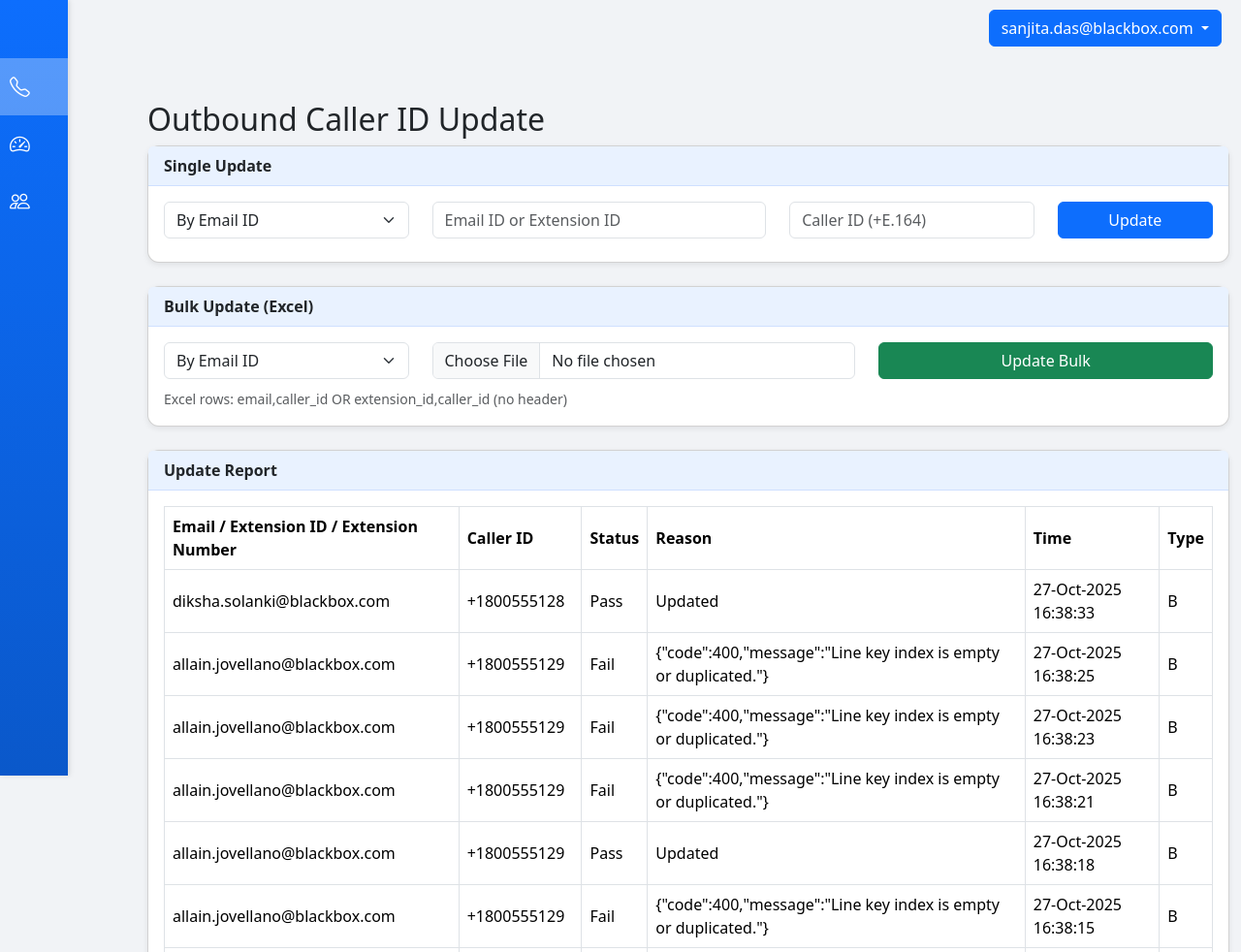
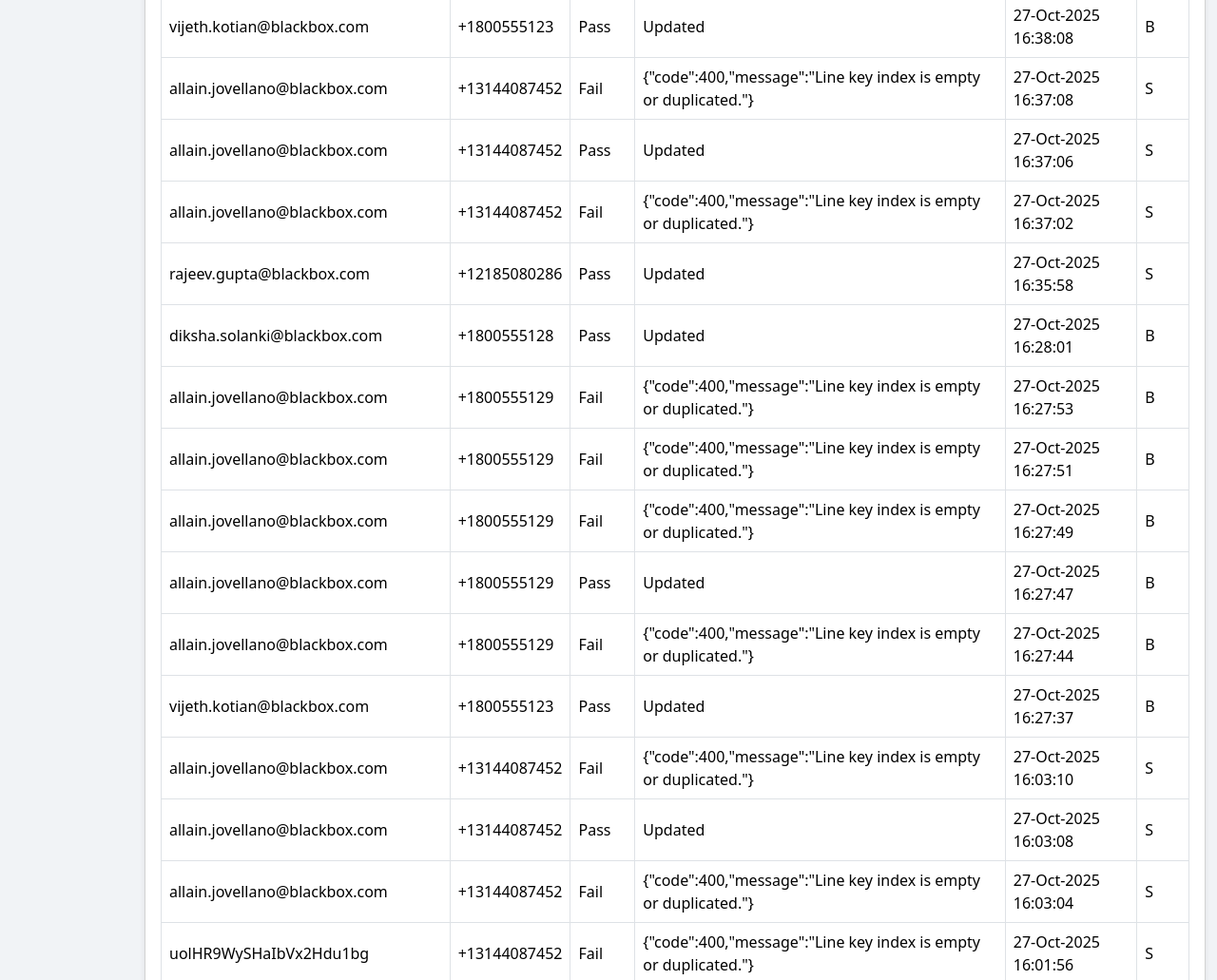
Page /index (signed in, upper part) on the earlier database version (2 pictures, top to bottom).
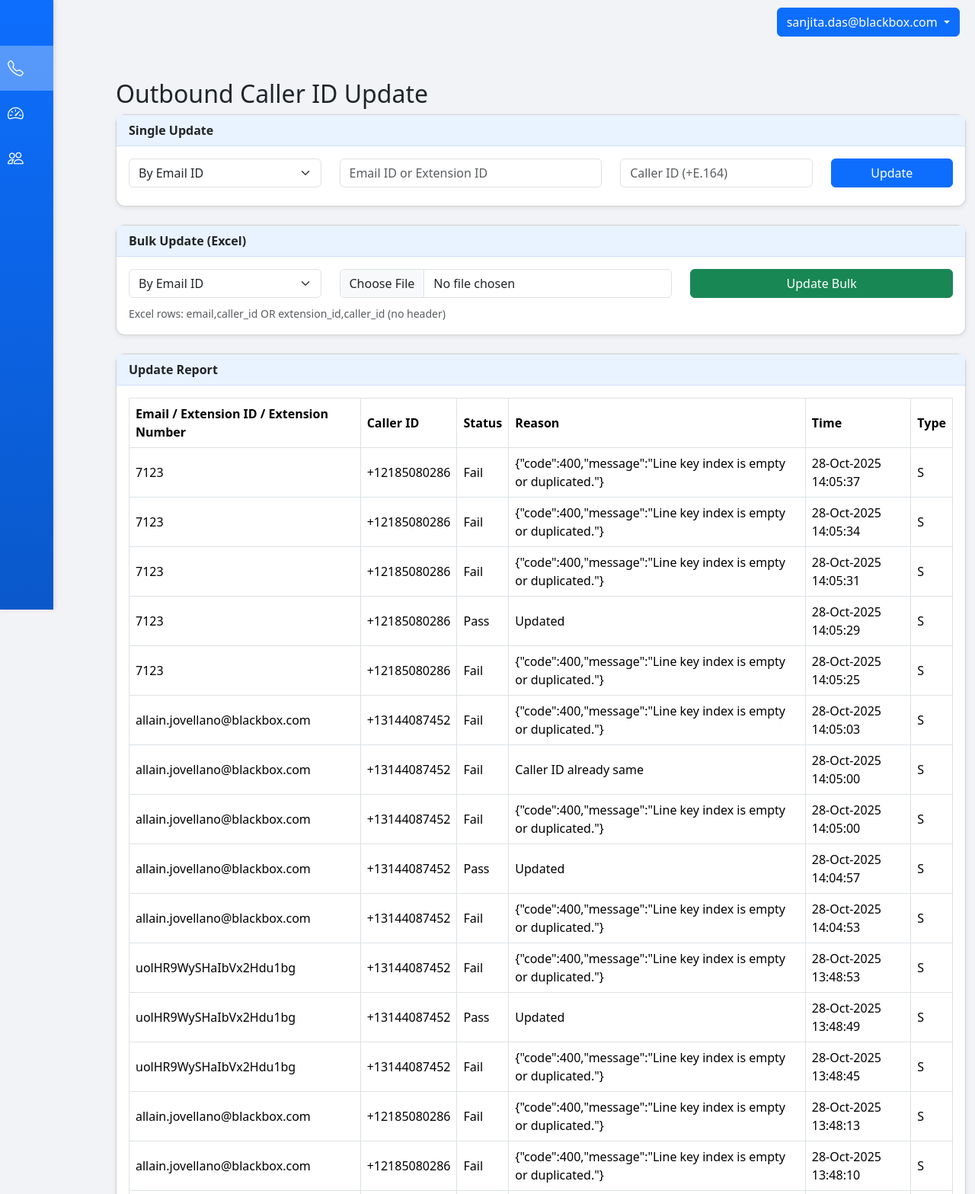
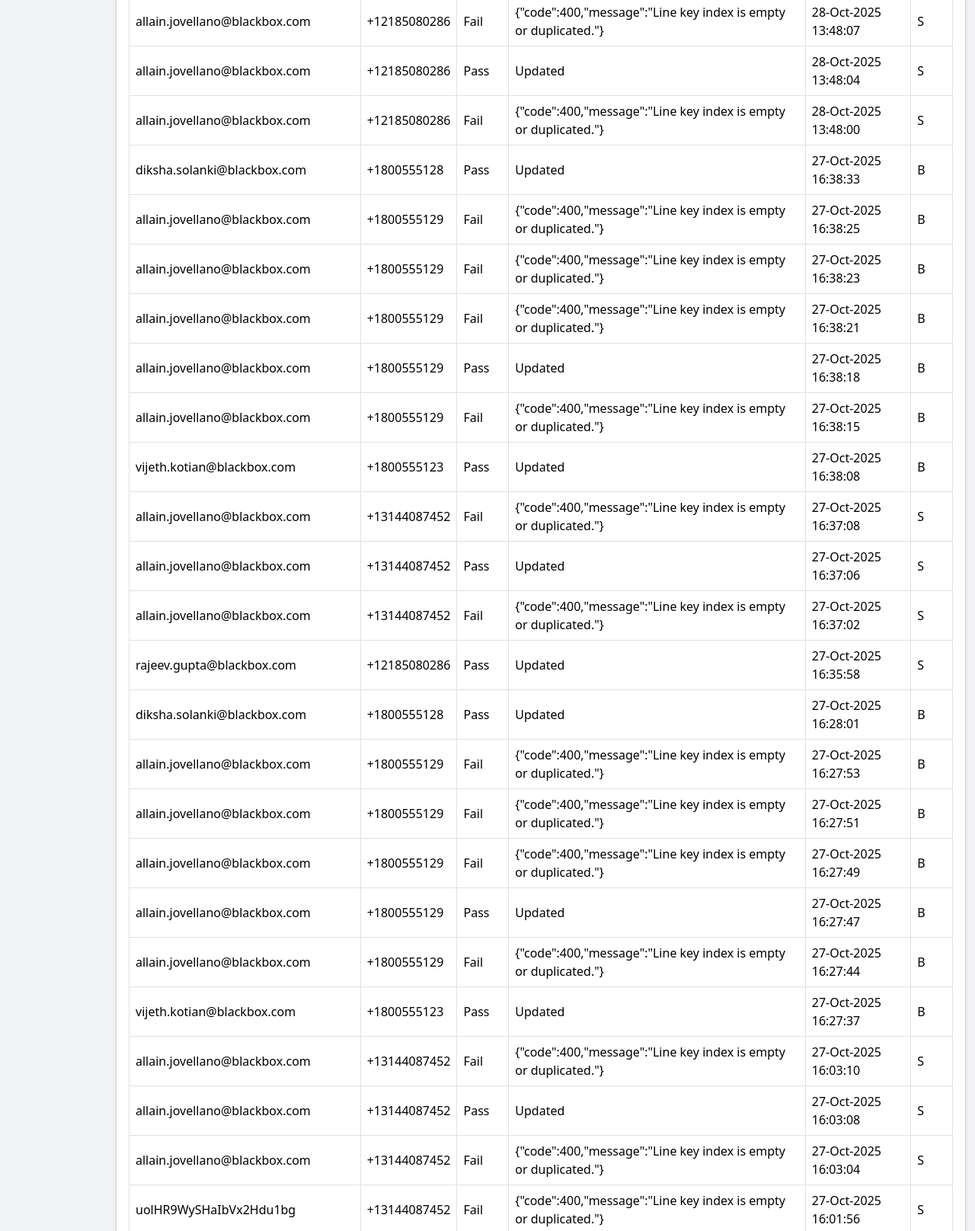
Same page on the later database version (2 pictures, top to bottom).
### tables this page shows
CREATE TABLE update_logs (
                        id INTEGER PRIMARY KEY AUTOINCREMENT,
                        email TEXT,
                        caller_id TEXT,
                        success INTEGER,
                        reason TEXT,
                        type TEXT,
                        timestamp DATETIME DEFAULT CURRENT_TIMESTAMP
                    , identifier TEXT);

### app.py (the view)
@app.route("/index")
@login_required()
def index():
    conn = get_db_connection()
    cutoff = (datetime.utcnow() - timedelta(days=30)).isoformat()
    rows = conn.execute("SELECT identifier, caller_id, success, reason, type, timestamp FROM update_logs WHERE timestamp >= ? ORDER BY id DESC", (cutoff,)).fetchall()
    conn.close()
    report = []
    for r in rows:
        report.append({
            "email": r["identifier"],
            "caller_id": r["caller_id"],
            "success": bool(r["success"]),
            "reason": r["reason"],
            "type": r["type"],
            "time": datetime.fromisoformat(r["timestamp"]).strftime("%d-%b-%Y %H:%M:%S")
        })
    return render_template("index.html", report=report)

### app.py (called while the page is built)
def get_db_connection():
    conn = sqlite3.connect(DB_PATH)
    conn.row_factory = sqlite3.Row
    return conn

def login_required(role=None):
    def wrapper(fn):
        @wraps(fn)
        def decorated(*args, **kwargs):
            if "email" not in session:
                return redirect(url_for("login"))
            if role and session.get("role") != role:
                flash("Access denied", "danger")
                return redirect(url_for("login"))
            return fn(*args, **kwargs)
        return decorated
    return wrapper

### templates/index.html (shortened to what this page needs)
{% extends "base.html" %}
{% block content %}
<div class="container mt-4">
  <h2>Outbound Caller ID Update</h2>
  <div class="card mb-4">
    <div class="card-header">Single Update</div>
    <div class="card-body">
      <form id="singleUpdateForm">
        <div class="row">
          <div class="col-md-3 mb-2">
            <select class="form-select" name="update_type" id="singleUpdateType">
              <option value="email" selected>By Email ID</option>
            </select>
          </div>
          <div class="col-md-4 mb-2">
            <input type="text" class="form-control" name="identifier" id="singleIdentifier" placeholder="Email ID or Extension ID" required>
          </div>
          <div class="col-md-3 mb-2">
            <input type="text" class="form-control" name="caller_id" placeholder="Caller ID (+E.164)" required>
          </div>
          <div class="col-md-2">
            <button type="submit" class="btn btn-primary w-100">Update</button>
          </div>
        </div>
      </form>
    </div>
  </div>
  <div class="card mb-4">
    <div class="card-header">Bulk Update (Excel)</div>
    <div class="card-body">
      <form id="bulkUpdateForm" enctype="multipart/form-data">
        <div class="row">
          <div class="col-md-3 mb-2">
            <select class="form-select" name="update_type" id="bulkUpdateType">
              <option value="email" selected>By Email ID</option>
            </select>
          </div>
          <div class="col-md-5 mb-2">
            <input type="file" class="form-control" name="excel_file" accept=".xlsx" required>
          </div>
          <div class="col-md-4">
            <button type="submit" class="btn btn-success w-100">Update Bulk</button>
          </div>
        </div>
        <small class="text-muted">Excel rows: email,caller_id OR extension_id,caller_id (no header)</small>
      </form>
    </div>
  </div>
  <div class="card">
    <div class="card-header">Update Report</div>
    <div class="card-body">
      <table class="table table-bordered" id="reportTable">
        <thead>
          <tr>
            <th>Email / Extension ID / Extension Number</th>
            <th>Caller ID</th>
            <th>Status</th>
            <th>Reason</th>
            <th>Time</th>
            <th>Type</th>
          </tr>
        </thead>
        <tbody>
          {% for u in report %}
          <tr>
            <td>{{ u.email or u.extension_id }}</td>
            <td>{{ u.caller_id }}</td>
            <td>{{ 'Pass' if u.success else 'Fail' }}</td>
            <td>{{ u.reason }}</td>
            <td>{{ u.time }}</td>
            <td>{{ u.type }}</td>
          </tr>
          {% endfor %}
        </tbody>
      </table>
    </div>
  </div>
</div>
{% endblock %}

Differences in the rows shown:
added update_logs: identifier "7123", caller_id "+12185080286", success "Fail", reason "{\"code\":400,\"message\":\"Line key index is empty or duplicated.\"}", time "28-Oct-2025 14:05:37", type "S"
added update_logs: identifier "7123", caller_id "+12185080286", success "Fail", reason "{\"code\":400,\"message\":\"Line key index is empty or duplicated.\"}", time "28-Oct-2025 14:05:34", type "S"
added update_logs: identifier "7123", caller_id "+12185080286", success "Fail", reason "{\"code\":400,\"message\":\"Line key index is empty or duplicated.\"}", time "28-Oct-2025 14:05:31", type "S"
added update_logs: identifier "7123", caller_id "+12185080286", success "Pass", reason "Updated", time "28-Oct-2025 14:05:29", type "S"
added update_logs: identifier "7123", caller_id "+12185080286", success "Fail", reason "{\"code\":400,\"message\":\"Line key index is empty or duplicated.\"}", time "28-Oct-2025 14:05:25", type "S"
added update_logs: identifier "allain.jovellano@blackbox.com", caller_id "+13144087452", success "Fail", reason "{\"code\":400,\"message\":\"Line key index is empty or duplicated.\"}", time "28-Oct-2025 14:05:03", type "S"
added update_logs: identifier "allain.jovellano@blackbox.com", caller_id "+13144087452", success "Fail", reason "Caller ID already same", time "28-Oct-2025 14:05:00", type "S"
added update_logs: identifier "allain.jovellano@blackbox.com", caller_id "+13144087452", success "Fail", reason "{\"code\":400,\"message\":\"Line key index is empty or duplicated.\"}", time "28-Oct-2025 14:05:00", type "S"
added update_logs: identifier "allain.jovellano@blackbox.com", caller_id "+13144087452", success "Pass", reason "Updated", time "28-Oct-2025 14:04:57", type "S"
added update_logs: identifier "allain.jovellano@blackbox.com", caller_id "+13144087452", success "Fail", reason "{\"code\":400,\"message\":\"Line key index is empty or duplicated.\"}", time "28-Oct-2025 14:04:53", type "S"
added update_logs: identifier "uolHR9WySHaIbVx2Hdu1bg", caller_id "+13144087452", success "Fail", reason "{\"code\":400,\"message\":\"Line key index is empty or duplicated.\"}", time "28-Oct-2025 13:48:53", type "S"
added update_logs: identifier "uolHR9WySHaIbVx2Hdu1bg", caller_id "+13144087452", success "Pass", reason "Updated", time "28-Oct-2025 13:48:49", type "S"
added update_logs: identifier "uolHR9WySHaIbVx2Hdu1bg", caller_id "+13144087452", success "Fail", reason "{\"code\":400,\"message\":\"Line key index is empty or duplicated.\"}", time "28-Oct-2025 13:48:45", type "S"
added update_logs: identifier "allain.jovellano@blackbox.com", caller_id "+12185080286", success "Fail", reason "{\"code\":400,\"message\":\"Line key index is empty or duplicated.\"}", time "28-Oct-2025 13:48:13", type "S"
added update_logs: identifier "allain.jovellano@blackbox.com", caller_id "+12185080286", success "Fail", reason "{\"code\":400,\"message\":\"Line key index is empty or duplicated.\"}", time "28-Oct-2025 13:48:10", type "S"
added update_logs: identifier "allain.jovellano@blackbox.com", caller_id "+12185080286", success "Fail", reason "{\"code\":400,\"message\":\"Line key index is empty or duplicated.\"}", time "28-Oct-2025 13:48:07", type "S"
added update_logs: identifier "allain.jovellano@blackbox.com", caller_id "+12185080286", success "Pass", reason "Updated", time "28-Oct-2025 13:48:04", type "S"
added update_logs: identifier "allain.jovellano@blackbox.com", caller_id "+12185080286", success "Fail", reason "{\"code\":400,\"message\":\"Line key index is empty or duplicated.\"}", time "28-Oct-2025 13:48:00", type "S"
